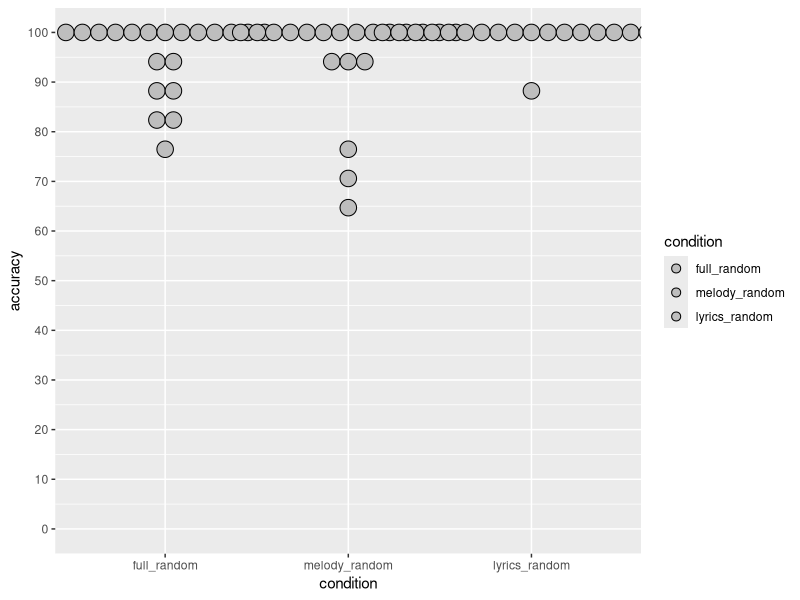
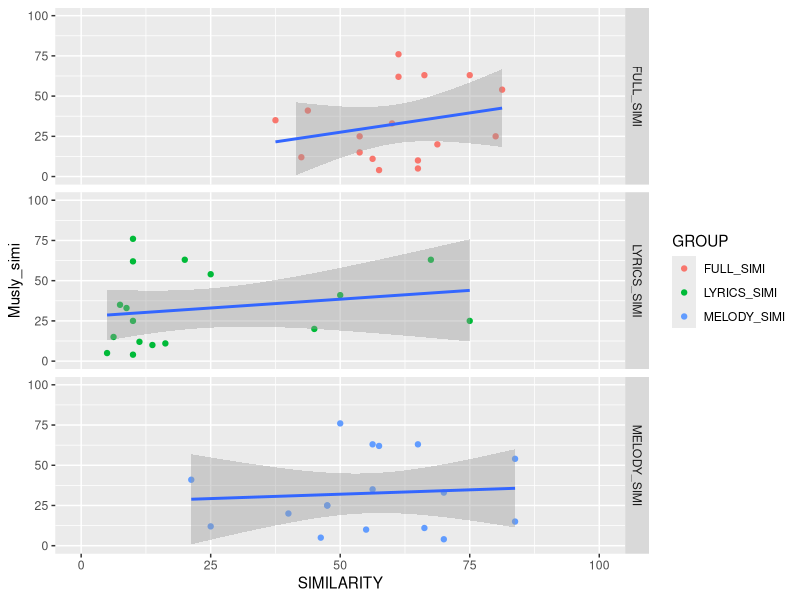
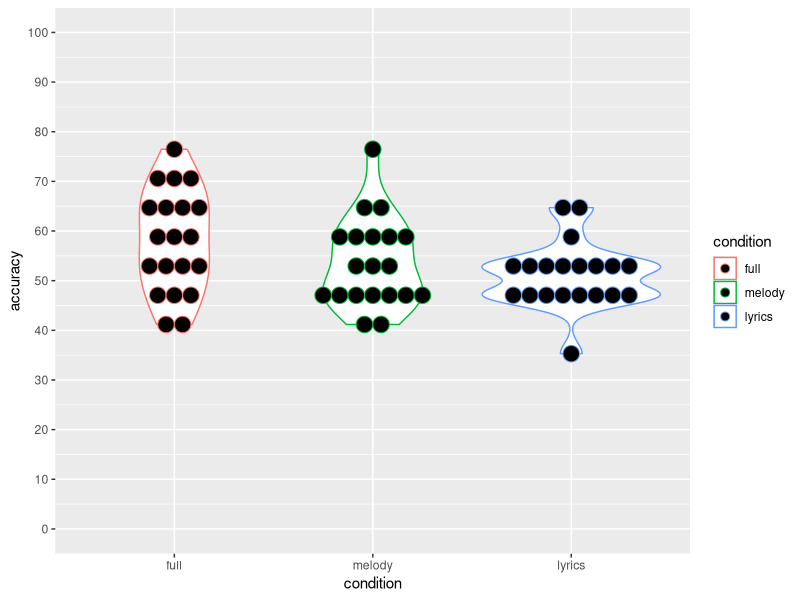
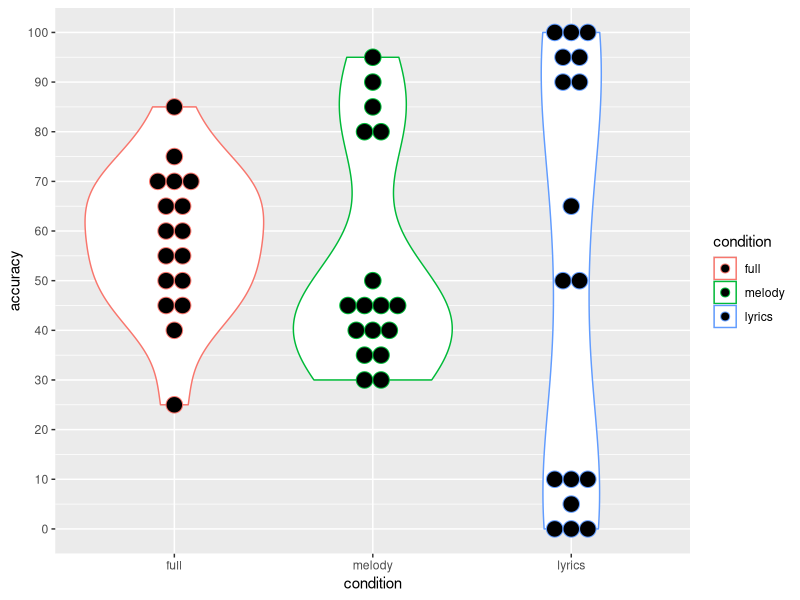
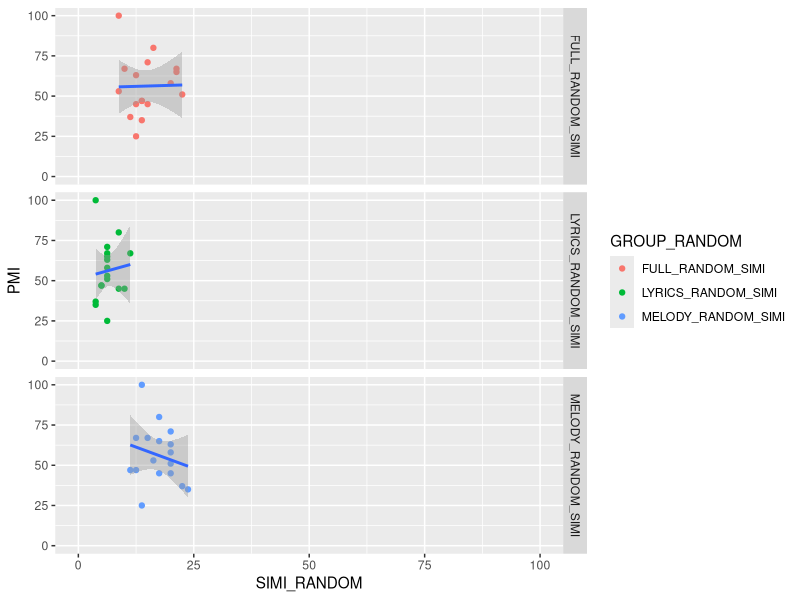
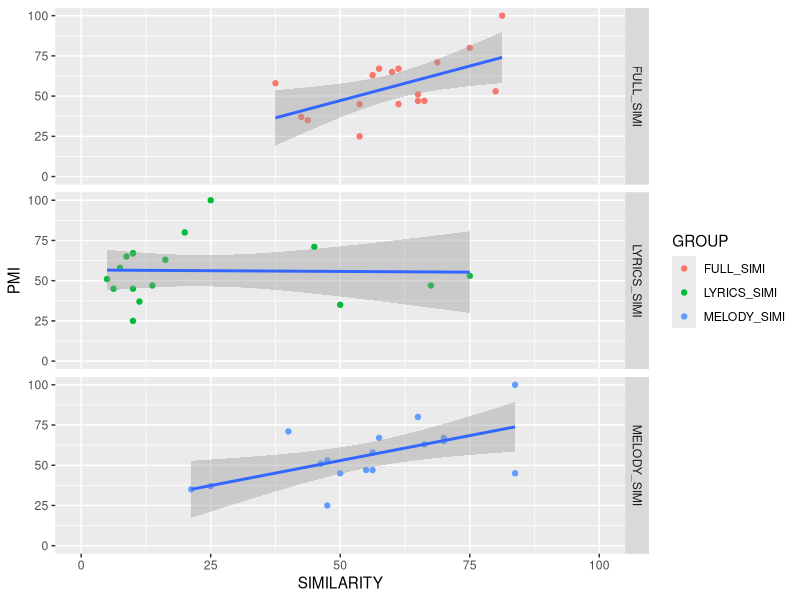

R code for these plots, in order:
setwd("/Users/yyc/PerceptualData")

install.packages(c("tidyr", "ggplot2"))
library(tidyr)
library(ggplot2)

accuracy_byParti <- read.csv("accuracy_by_participant.csv", header = TRUE)
t.test(accuracy_byParti$full, accuracy_byParti$melody, paired = TRUE)
t.test(accuracy_byParti$melody, accuracy_byParti$lyrics, paired = TRUE)
t.test(accuracy_byParti$full, accuracy_byParti$lyrics, paired = TRUE)



# Violin plot for accuracy by participant
# Basic violin plot
accuracy_byParti <- read.csv("accuracy_by_participant.csv", header = TRUE)
data_long <- gather(accuracy_byParti, condition, accuracy, full:lyrics, factor_key = TRUE)
data_long_random <- gather(accuracy_byParti, condition, accuracy, full_random:lyrics_random, factor_key = TRUE)

p <- ggplot(data_long, aes(x = condition, y = accuracy, color = condition)) + 
  scale_y_continuous(breaks = seq(0,100,by=10), limits = c(0,100)) + 
  geom_violin() + aes(ymin = 0) + aes(ymax = 100) + 
  geom_dotplot(binaxis = 'y', stackdir = 'center', dotsize = 1)

# random control
g <- ggplot(data_long_random, aes(x = condition, y = accuracy, fill = condition)) + 
  scale_y_continuous(breaks = seq(0,100,by=10), limits = c(0,100)) + 
  geom_dotplot(binaxis = 'y', stackdir = 'center', dotsize = 1) + 
  scale_fill_manual(values = c("gray", "gray", "gray"))



# Violin plot for accuracy by case
# Basic violin plot
accuracy_byCase <- read.csv("accuracy_by_case.csv", header = TRUE)
data_long <- gather(accuracy_byCase, condition, accuracy, full:lyrics, factor_key = TRUE)

p_byCase <- ggplot(data_long, aes(x = condition, y = accuracy, color = condition)) + 
  scale_y_continuous(breaks = seq(0,100,by=10), limits = c(0,100)) + 
  geom_violin() + aes(ymin = 0) + aes(ymax = 100) + 
  geom_dotplot(binaxis = 'y', stackdir = 'center', dotsize = 1)



# Perceptual similarity vs PMI
similarity <- read.csv("perceptual_simi_vs_pmi_long.csv", header = TRUE)
pmi_p <- ggplot(similarity, aes(x = SIMILARITY, y = PMI)) + 
  scale_x_continuous(breaks = c(0,25,50,75,100), limits = c(0,100)) + 
  scale_y_continuous(breaks = c(0,25,50,75,100), limits = c(0,100)) + 
  geom_point(aes(colour = GROUP)) + 
  geom_smooth(method = "lm") + facet_grid(GROUP~.)

# random control
pmi_g <- ggplot(similarity, aes(x = SIMI_RANDOM, y = PMI)) + 
  scale_x_continuous(breaks = c(0,25,50,75,100), limits = c(0,100)) + 
  scale_y_continuous(breaks = c(0,25,50,75,100), limits = c(0,100)) + 
  geom_point(aes(colour = GROUP_RANDOM)) + 
  geom_smooth(method = "lm") + facet_grid(GROUP_RANDOM~.)



# Perceptual similarity vs Musly similarity
perceptual_musly <- read.csv("perceptual_simi_vs_musly_simi_long.csv", header = TRUE)
musly_p <- ggplot(perceptual_musly, aes(x = SIMILARITY, y = Musly_simi)) + 
  scale_x_continuous(breaks = c(0,25,50,75,100), limits = c(0,100)) + 
  scale_y_continuous(breaks = c(0,25,50,75,100), limits = c(0,100)) + 
  geom_point(aes(colour = GROUP)) + 
  geom_smooth(method = "lm") + facet_grid(GROUP~.)

